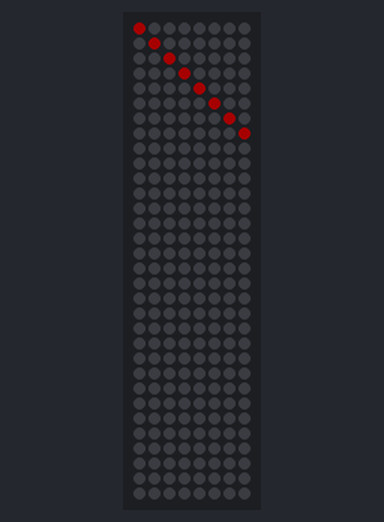
Recording of a sketch running on a simulated Arduino Uno, built with avr-gcc and run on an emulated ATmega328P. Parts: 8×32 RGB LED matrix (first LED top left, wired row by row). Dim RGB values are drawn brighter than linear.

Above: at 0.2 s.

The sketch:

_880-0001-01_Rev_P23_SET_ROW_SET_COLUMN.ino
```cpp
//#include <Adafruit_NeoPixel.h>

//#include <Adafruit_NeoPixel.h>

// Adafruit_NeoMatrix example for single NeoPixel Shield.
// Scrolls 'Howdy' across the matrix in a portrait (vertical) orientation.

#include <Adafruit_GFX.h>
#include <Adafruit_NeoMatrix.h>
#include <Adafruit_NeoPixel.h>
#ifndef PSTR
#define PSTR // Make Arduino Due happy
#endif

#define PIN 6

// MATRIX DECLARATION:
// Parameter 1 = width of NeoPixel matrix
// Parameter 2 = height of matrix
// Parameter 3 = pin number (most are valid)
// Parameter 4 = matrix layout flags, add together as needed:
//   NEO_MATRIX_TOP, NEO_MATRIX_BOTTOM, NEO_MATRIX_LEFT, NEO_MATRIX_RIGHT:
//     Position of the FIRST LED in the matrix; pick two, e.g.
//     NEO_MATRIX_TOP + NEO_MATRIX_LEFT for the top-left corner.
//   NEO_MATRIX_ROWS, NEO_MATRIX_COLUMNS: LEDs are arranged in horizontal
//     rows or in vertical columns, respectively; pick one or the other.
//   NEO_MATRIX_PROGRESSIVE, NEO_MATRIX_ZIGZAG: all rows/columns proceed
//     in the same order, or alternate lines reverse direction; pick one.
//   See example below for these values in action.
// Parameter 5 = pixel type flags, add together as needed:
//   NEO_KHZ800  800 KHz bitstream (most NeoPixel products w/WS2812 LEDs)
//   NEO_KHZ400  400 KHz (classic 'v1' (not v2) FLORA pixels, WS2811 drivers)
//   NEO_GRB     Pixels are wired for GRB bitstream (most NeoPixel products)
//   NEO_RGB     Pixels are wired for RGB bitstream (v1 FLORA pixels, not v2)


// Example for NeoPixel Shield.  In this application we'd like to use it
// as a 5x8 tall matrix, with the USB port positioned at the top of the
// Arduino.  When held that way, the first pixel is at the top right, and
// lines are arranged in columns, progressive order.  The shield uses
// 800 KHz (v2) pixels that expect GRB color data.
Adafruit_NeoMatrix matrix = Adafruit_NeoMatrix(8, 32, PIN,
  NEO_MATRIX_TOP     + NEO_MATRIX_RIGHT +
  NEO_MATRIX_ROWS + NEO_MATRIX_ZIGZAG,
  NEO_GRB            + NEO_KHZ800);

const uint16_t colors[] = {
  matrix.Color(255, 0, 0), matrix.Color(0, 255, 0), matrix.Color(0, 0, 255) };

void setup() {
  matrix.begin();
  matrix.setTextWrap(false);
  matrix.setBrightness(40);
  matrix.setTextColor(colors[0]);
}

int x    = matrix.width();
int pass=0;

void loop() {
//   byte col0= 0b11111110;
//  for(int j=0;j<8;j++){
//  if (bitRead(col0,j)){
//  matrix.drawPixel(j,0,colors[pass]);
//  matrix.show();
//  }
//  }

//setColumn(0b10000000,0);
//setColumn(0b01000000,1);
//setColumn(0b00100000,2);


setRow(1,0);
setRow(2,1);
setRow(4,2);
setRow(8,3);
setRow(16,4);
setRow(32,5);
setRow(64,6);
setRow(128,7);

}

void setColumn(byte Value,int Column){
  for(int i=0;i<8;i++){
  if (bitRead(Value,i)){
  matrix.drawPixel(i,Column,colors[pass]);
  matrix.show();
  }
  }
}

void setRow(int Value,int Row){
  for(int j=0;j<32;j++){
  if(bitRead(Value,j)){
  matrix.drawPixel(Row,j,colors[pass]);
  matrix.show();
  }
  }
}
```
